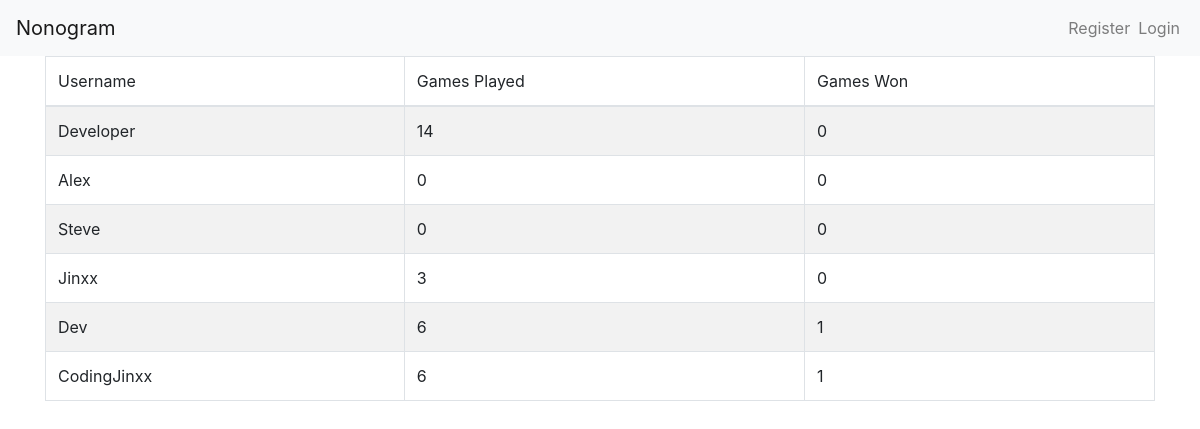
The app's page /leaderboard with its own data.
### application.py (models this page shows, shortened)
class User(flask_login.UserMixin, db.Model):
    id = db.Column(db.Integer, primary_key=True)
    username = db.Column(db.String(32), unique=True, nullable=False)
    passwordhashed = db.Column(db.String(64), nullable=False)
    games_played = db.Column(db.Integer, nullable=False, default=0)
    games_won = db.Column(db.Integer, nullable=False, default=0)
    def dbAsArray():
        return User.query.order_by(User.games_won).all()

### application.py (the view)
@app.route('/leaderboard', methods=['GET'])
def leaderboard():
    headers = ["Username", "Games Played", "Games Won"]
    data = []
    for user in User.dbAsArray():
        row = []
        row.append(user.username)
        row.append(user.games_played)
        row.append(user.games_won)
        data.append(row)
    return flask.render_template("leaderboard.html", headers=headers, data=data)

### templates/leaderboard.html (shortened to what this page needs)
{% extends "base.html" %}
{% block main %}
<table id="leaderboard" class="table table-striped table-bordered">
    <thead>
        <tr>
        {% for header in headers %}
        <th>
            {{ header }}
        </th>
        {% endfor %}
        </tr>
    </thead>
    <tbody>
        {% for row in data %}
            <tr>
                {% for col in row %}
                <td> {{ col }}</td>
                {% endfor %}
            </tr>
        {% endfor %}
    </tbody>
</table>
{% endblock %}

### records on screen
User: username "Developer", row "14" "0"
User: username "Alex", row "0" "0"
User: username "Steve", row "0" "0"
User: username "Jinxx", row "3" "0"
User: username "Dev", row "6" "1"
User: username "CodingJinxx", row "6" "1"

### other values on screen
{{ header }} "Username" "Games Played" "Games Won"
